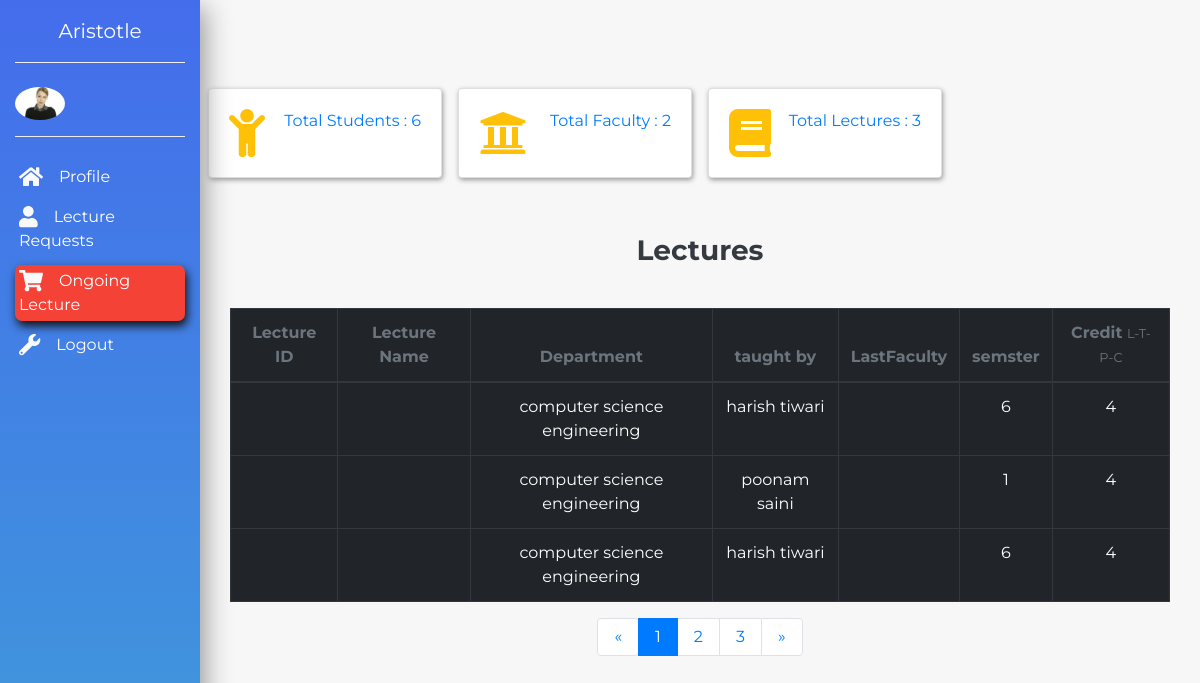
The app's page /academic/vc/lecture/view with its own data.
### academics/models.py (models this page shows, shortened)
class subjects(models.Model):
    id = models.AutoField(primary_key=True)
    subjectCode = models.CharField(max_length=10)
    subjectName = models.CharField(max_length=50)
    LessonPlan = models.FileField(upload_to='media')
    Semester = models.IntegerField()
    TaughtBy = models.ForeignKey('faculty' , on_delete=models.CASCADE,blank=True)
    Credit = models.CharField(max_length=10)
    Department = models.ForeignKey('Department', on_delete=models.CASCADE)

class Department(models.Model):
    id = models.AutoField(primary_key=True)
    DepartmentID = models.CharField(max_length=10)
    DepartmentName = models.CharField(max_length=100)
    HeadOfDepartment = models.ForeignKey('employee',on_delete=models.CASCADE)
    SpecializedCourse = models.BooleanField()
    StartDate = models.DateField()
    School = models.ForeignKey('school',on_delete=models.CASCADE)
    Status = models.BooleanField()

class faculty(models.Model):
    id = models.AutoField(primary_key=True)
    FacultyID = models.ForeignKey('employee',on_delete=models.CASCADE)
    Department = models.ForeignKey('Department',on_delete=models.CASCADE)
    def __str__(self):
        return self.FacultyID.Name

class employee(models.Model):
    id = models.AutoField(primary_key=True)
    employeeID = models.CharField(max_length=10)
    personalEmail = models.EmailField()
    universityEmail = models.EmailField(blank=True)
    Name = models.CharField(max_length=20)
    Dob = models.DateField()
    Doj = models.DateField()

### academics/views.py (the view)
# urls.py: path('vc/lecture/view',views.lectureView),
def lectureView(request):
    department = Department.objects.all().count
    students = stud_details.objects.all().count
    faculti = faculty.objects.all().count
    lecture = subjects.objects.all()
    context ={
            'department':department,
            'students' : students,
            'faculty' :faculti,
            'lectures' : lecture,
            'lecture_count' : lecture.count()
    }
    return render(request,'vc/lectures.html',context)

### templates/vc/lectures.html (shortened to what this page needs)
{% load static %}
<!doctype html>
<html lang="en">
  <head>
    <link rel="stylesheet" href="https://stackpath.bootstrapcdn.com/bootstrap/4.1.1/css/bootstrap.min.css">
    <link rel="stylesheet" href="{% static 'css/style_dash.css' %}">
  </head>
  <body>
   <nav class="navbar navbar-expand-lg navbar-light">
      <div class="collapse navbar-collapse" id="navbarSupportedContent">
        <div class="container-fluid">
          <div class="row">
            <div class="col-xl-2 col-lg-3 col-md-4 sidebar fixed-top">
              <a href="/" class="navbar-brand text-white d-block mx-auto text-center py-3 mb-4 bottom-border">Aristotle</a>
              <div class="bottom-border pb-3">
                <img src="images/admin.jpeg" width="50" class="rounded-circle mr-3">
              </div>
              <ul class="navbar-nav flex-column mt-4">
              <li class="nav-item"><a href="/academic/home" class="nav-link text-white p-1 mb-2 sidebar-link"><i class="fas fa-home text-light fa-lg mr-3"></i>Profile</a></li>
                <li class="nav-item"><a href="lectureRequest" class="nav-link text-white p-1 mb-2 sidebar-link"><i class="fas fa-user text-light fa-lg mr-3"></i>Lecture Requests</a></li>
                 <li class="nav-item"><a href="lecture/view" class="nav-link text-white p-1 mb-2 current"><i class="fas fa-shopping-cart text-light fa-lg mr-3"></i>Ongoing Lecture</a></li>
                <li class="nav-item"><a href="/accounts/logout" class="nav-link text-white p-1 mb-2 sidebar-link"><i class="fas fa-wrench text-light fa-lg mr-3"></i>Logout<a></li>
              </ul>
            </div>
          </div>
        </div>
      </div>
    </nav>
    <section>
      <div class="container-fluid">
        <div class="row">
          <div class="col-xl-10 col-lg-9 col-md-8 ml-auto">
            <div class="row pt-md-5 mt-md-3 mb-5">
              <div class="col-xl-3 col-sm-6 p-2">
                <div class="card card-common">
                  <div class="card-body">
                    <div class="d-flex justify-content-between">
                      <i class="fas fa-child fa-3x text-warning"></i>
                      <div class="text-primary">
                        <p>
                        Total Students : {{students}}
                      </div>
                    </div>
                  </div>
                </div>
              </div>
              <div class="col-xl-3 col-sm-6 p-2">
                <div class="card card-common">
                  <div class="card-body">
                    <div class="d-flex justify-content-between">
                      <i class="fas fa-university fa-3x text-warning"></i>
                      <div class="text-primary">
                        <p>
                        Total Faculty : {{faculty}}
                      </div>
                    </div>
                  </div>
                </div>
              </div>
              <div class="col-xl-3 col-sm-6 p-2">
                <div class="card card-common">
                  <div class="card-body">
                    <div class="d-flex justify-content-between">
                      <i class="fas fa-book fa-3x text-warning"></i>
                      <div class="text-primary">
                        <p>
                        Total Lectures : {{lecture_count}}
                      </div>
                    </div>
                  </div>
                </div>
              </div>
          </div>
        </div>
      </div>
    </section>
    {% if lectures %}
    <section>
      <div class="container-fluid">
        <div class="row mb-5">
          <div class="col-xl-10 col-lg-9 col-md-8 ml-auto">
            <div class="row align-items-center">
                <div class="container">
              <div class="col-xl-12 col-lg-12 mb-4 mb-xl-0">
                <h3 class="text-dark text-center mb-3"><b>Lectures </b></h3>
                <br><table class="table table-bordered table-dark table-responsive text-center">
                    <thead>
                      <tr class="text-muted">
                        <th scope="col">Lecture ID</th>
                        <th colspan="2" scope="col">Lecture Name</th>
                        <th scope="col">Department</th>
                        <th scope="col">taught by</th>
                        <th scope="col">LastFaculty</th>
                        <th scope="col">semster</th>
                        <th scope="col">Credit <small>L-T-P-C</small></th>
                      </tr>
                    </thead>
                    <tbody>
                    {% for out in lectures %}
                      <tr scope="row">
                        <td>{{ out.LectureID}}</td>
                        <td colspan="2">{{ out.LectureName }}</td>
                        <td>{{ out.Department.DepartmentName }}</td>
                        <td>{{ out.TaughtBy }}</td>
                        <td>{{ out.LastTaughtBy }}</td>
                        <td>{{ out.Semester}}</td>
                        <td>{{ out.Credit}}</td>
                      </tr>
                     {% endfor %}
                    </tbody>
                  </table>
                <nav>
                    <ul class="pagination justify-content-center">
                      <li class="page-item">
                        <a href="#" class="page-link py-2 px-3">
                          <span>&laquo;</span>
                        </a>
                      </li>
                      <li class="page-item active">
                        <a href="#" class="page-link py-2 px-3">
                          1
                        </a>
                      </li>
                      <li class="page-item">
                        <a href="#" class="page-link py-2 px-3">
                          2
                        </a>
                      </li>
                      <li class="page-item">
                        <a href="#" class="page-link py-2 px-3">
                          3
                        </a>
                      </li>
                      <li class="page-item">
                        <a href="#" class="page-link py-2 px-3">
                          <span>&raquo;</span>
                        </a>
                      </li>
                    </ul>
                  </nav>
                </div>
              </div>
              </div>
            </div>
          </div>
        </div>
      </section>
      {% endif %}
  </body>
</html>

### static/css/style_dash.css (style rules this page uses)
body { font-family: 'Montserrat', sans-serif; background-color: rgb(247, 247, 247); }
.sidebar { height: 100vh; background: linear-gradient(180deg, #446DEC, #3F99DB); background-position: center; background-repeat: no-repeat; background-size: cover; box-shadow: 5px 7px 25px #999; }
.bottom-border { border-bottom: 1px groove #eee; }
.sidebar-link { transition: all .4s; }
.current { background-color: #f44336; border-radius: 7px; box-shadow: 2px 5px 10px #111; transition: all .3s; }
.card-common { box-shadow: 1px 2px 5px #999; transition: all .4s; }

### records on screen
subjects: Department.DepartmentName "computer science engineering", TaughtBy "harish tiwari", Semester "6", Credit "4"
subjects: Department.DepartmentName "computer science engineering", TaughtBy "poonam saini", Semester "1", Credit "4"
subjects: Department.DepartmentName "computer science engineering", TaughtBy "harish tiwari", Semester "6", Credit "4"

### other values on screen
{{ students }} "6"
{{ faculty }} "2"
{{ lecture_count }} "3"
